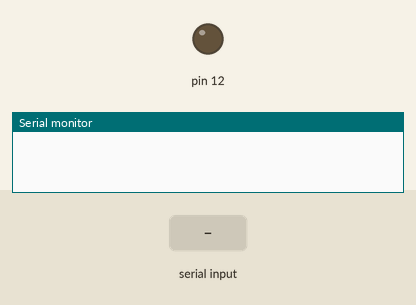
This sketch was run on a simulated Arduino Mega 2560, built with avr-gcc and run on an emulated ATmega2560. Parts: output pins drawn as LEDs (lit = HIGH), the last lines printed to the serial monitor. The inputs (shaded band) are chosen by the test bench.

Above: at 1.2 s.
1.3 s: "1" received over Serial
At 1.6 s:
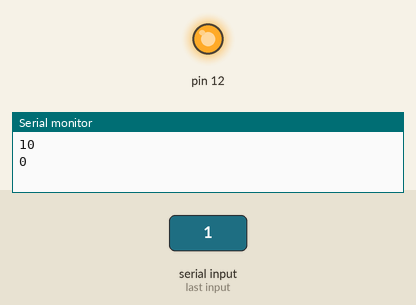
Timing chart, 0 to 4.3 s (numbered marks = the images above; inputs shaded):
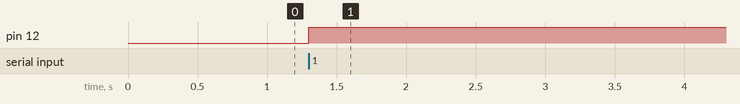

Measured:
- after the input at 1.3 s, pin 12: LOW → HIGH at once

The sketch:

lab5.ino
```cpp
/**
 * Olliver Aikenhead
 * Lab 5
 *
 * Write a program for Arduino Mega 2650 that monitors inputs from keyboard and turns it into a piano
 * keys A, B, C, D, E, F, and G (along with sharp notes) are pressed and their corresponding frequencies are played
 * to a speaker for the respective Hertz for that note
 */

/* register init */
unsigned char *myTCCR1A = (unsigned char *)0x80;              // timer counter control register 1A
unsigned char *myTCCR1B = (unsigned char *)0x81;              // timer counter control register 1B (sets prescalar and waveform generation mode)
unsigned char *myTCCR1C = (unsigned char *)0x82;              // timer counter control register 1C (for setting bits 5-7 to 0 for normal mode)
unsigned char *myTIMSK1 = (unsigned char *)0x6F;              // timer interrupt mask register (for enabling/disabling interrupts)
unsigned char *myTIFR1 = (unsigned char *)0x36;               // timer interrupt flag register
unsigned int *myTCNT1 = (unsigned int *)0x84;                 // timer counter register

/* port init */
volatile unsigned char *portDDRB = (unsigned char *)0x24;
volatile unsigned char *portB = (unsigned char *)0x25;
volatile unsigned char *pinB = (unsigned char *)0x23;

/* global variables */
uint16_t DELAY_VALUE = 200;

/* function prototypes */
/**
 * calc_ticks()
 * takes unsigned int frequency
 * sets the period of the clock, then calculates ticks at 50% duty cycle then full
 */
unsigned int calc_ticks(unsigned int freq);

/**
 * freq_from_input()
 * takes character input from keyboard
 * converts the input from keyboard into frequency
 */
unsigned int freq_from_input(char input);

/**
 * myDelay()
 * takes the ticks generated from setting clock cycle
 * sets timer values and overflow flags for cpu
 */
void myDelay(unsigned int ticks);

/* program execution */
void setup() {
  // set PB6 to output
  *portDDRB = 0x40;
  // initialize PB6 to low
  *portB = 0x00;
  //*portB = 0x1;

  // init timer control registers
  *myTCCR1A = 0x00;
  *myTCCR1B = 0x00;
  *myTCCR1C = 0x00;
  Serial.begin(9600);
}

void loop() {
  unsigned char in_char;
  unsigned int ticks;
  // check if data has been sent from the computer
  if (Serial.available()) {
    while (in_char != 'q') {
      // read the most recent byte
      in_char = Serial.read();

      // ECHO the value that was read, back to the serial port
      Serial.write(in_char);

      // reading input
      freq_from_input(in_char);

      // setting PB6 to high
      *portB |= 0x40;

      // call myDelay
      myDelay(ticks);

      // set PB6 to low
      *portB &= 0xBF;

      // take delay of ticks
      myDelay(ticks);
    }
  }
}

/* function definitions */
// calc ticks
unsigned int calc_ticks(unsigned int freq){
  // setting the clock period
  double clk_per_def = 0.0000000625;
  double freq_dbl = (double) freq;
  double period = 1.0/freq_dbl;
  // 50% duty cycle
  double half_period = period / 2.0;
  double tick_dbl = half_period*2000000;
  unsigned int ticks = (int) tick_dbl;
  Serial.println(ticks);
  return ticks;
}

// frequency from input
unsigned int freq_from_input(char input) {
  unsigned char letters[] = {'A','a','B','C','c','D','d','E','F','f','G','g'};
  unsigned int freq_arr[] = {440,466,494,523,554,587,624,659,698,740,784,831};
  unsigned int index = -1;
  unsigned int freq;

  // search through letters array to the index of character
  for (int i=0; i<12; i++) {
    if (input == letters[i]) {
      index = i;
      freq = freq_arr[i];
    }
  }

  // return value from that index from freq_array
  // debug for index number
  //Serial.println(index);

  // debug for frequency assignment
  Serial.println(freq);

  calc_ticks(freq);
}

// delay from ticks
void myDelay(unsigned int ticks) {
  // set timer value
  *myTCNT1 = (unsigned int)(65536 - ticks);

  // set normal mode
  *myTCCR1A = 0;

  // start the timer with the right prescalar
  *myTCCR1B = 0x04;

  // wait for TIFR overflow flag bit to be set
  while((*myTIFR1 & 0x01)==0);

  // writing LSB to 1, reset the overflow flag
  *myTIFR1 = 0x01;
}
```
